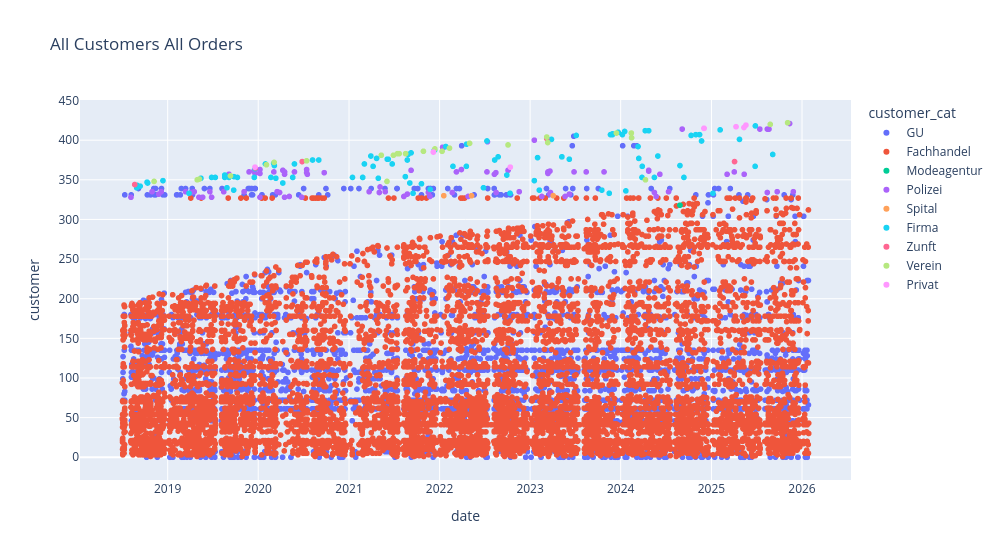

Source (notebook cell):
### Code cell
px.scatter(df, x="date", y="customer", color="customer_cat", title="All Customers All Orders", width=1000)
